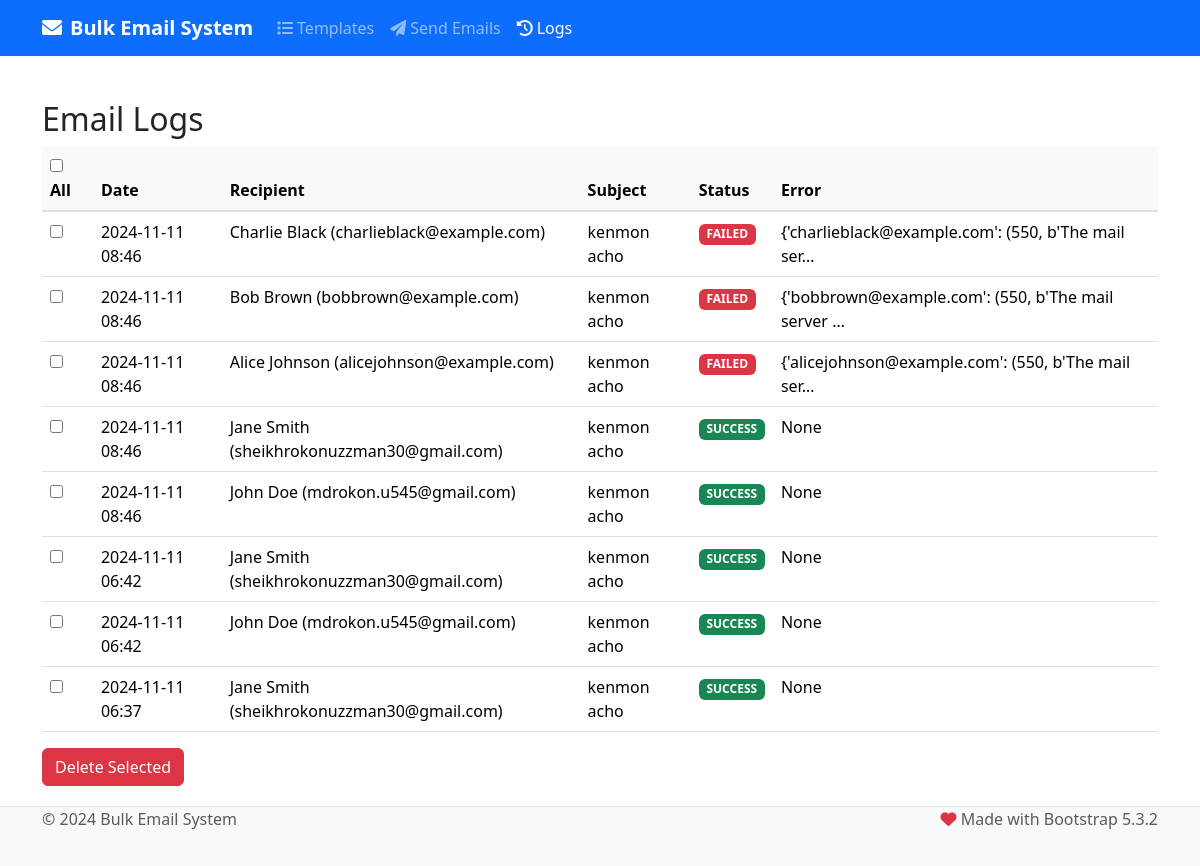
Before: /logs/ with the older database file.
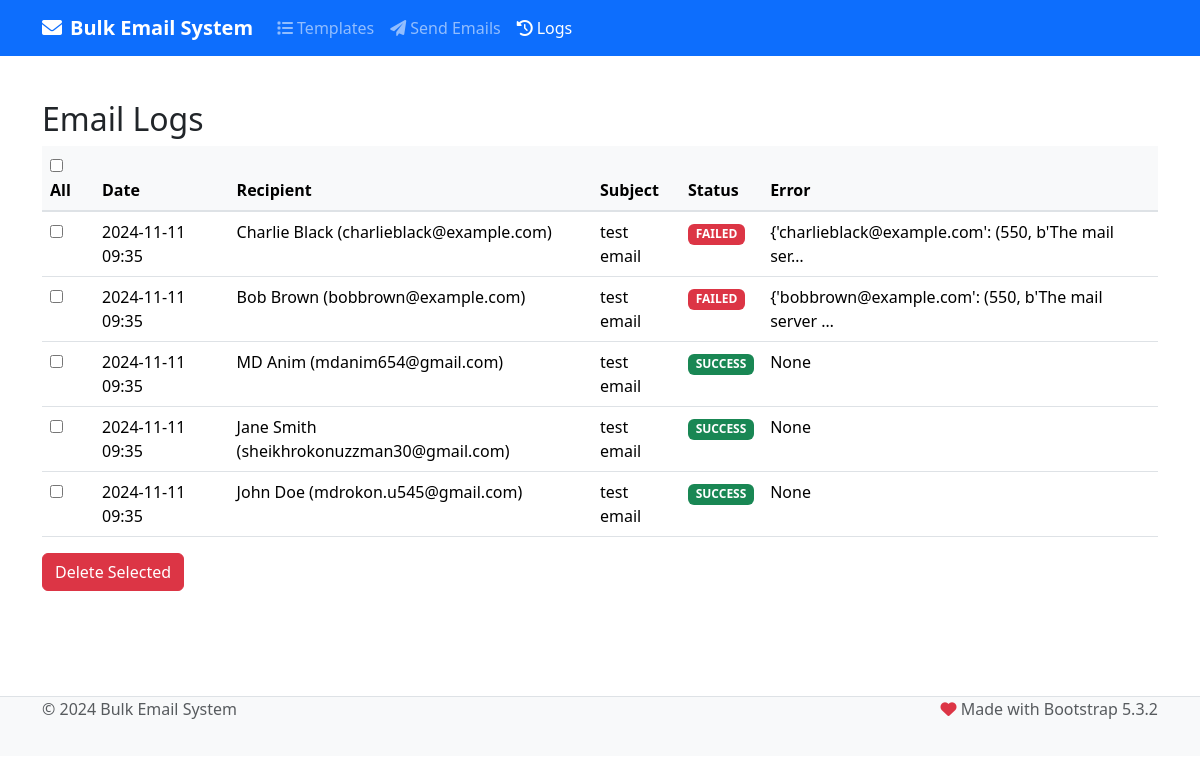
After: the same page with the newer database file.
### main/models.py (models this page shows)
class EmailLog(models.Model):
    subject = models.CharField(max_length=200)
    recipient_email = models.EmailField()
    recipient_name = models.CharField(max_length=100)
    body = models.TextField()
    sent_at = models.DateTimeField(auto_now_add=True)
    status = models.CharField(max_length=20, choices=[
        ('SUCCESS', 'Success'),
        ('FAILED', 'Failed')
    ])
    error_message = models.TextField(null=True, blank=True)

### main/views.py (the view)
# urls.py: path('logs/', views.email_logs, name='email_logs'),
def email_logs(request):
    logs = EmailLog.objects.all().order_by('-sent_at')
    return render(request, 'emails/email_logs.html', {'logs': logs})

### main/templates/emails/email_logs.html (shortened to what this page needs)
{% extends 'base.html' %}
{% block content %}
<div class="container mt-4">
    <h2>Email Logs</h2>
    <form method="post" action="{% url 'delete_selected_email_logs' %}">
        <table class="table">
            <thead>
                <tr>
                    <th><input type="checkbox" id="select_all"> All</th>
                    <th>Date</th>
                    <th>Recipient</th>
                    <th>Subject</th>
                    <th>Status</th>
                    <th>Error</th>
                </tr>
            </thead>
            <tbody>
                {% for log in logs %}
                <tr>
                    <td><input type="checkbox" name="log_ids" value="{{ log.id }}"></td>
                    <td>{{ log.sent_at|date:"Y-m-d H:i" }}</td>
                    <td>{{ log.recipient_name }} ({{ log.recipient_email }})</td>
                    <td>{{ log.subject }}</td>
                    <td>
                        <span class="badge {% if log.status == 'SUCCESS' %}bg-success{% else %}bg-danger{% endif %}">
                            {{ log.status }}
                        </span>
                    </td>
                    <td>{{ log.error_message|truncatechars:50 }}</td>
                </tr>
                {% endfor %}
            </tbody>
        </table>
        <button type="submit" class="btn btn-danger">Delete Selected</button>
    </form>
</div>
{% endblock %}

### main/templates/base.html (shortened to what this page needs)
<!DOCTYPE html>
<html lang="en">
<head>
    <link href="https://cdn.jsdelivr.net/npm/bootstrap@5.3.2/dist/css/bootstrap.min.css" rel="stylesheet">
    <link href="https://cdnjs.cloudflare.com/ajax/libs/font-awesome/6.0.0/css/all.min.css" rel="stylesheet">
</head>
<body>
    <nav class="navbar navbar-expand-lg navbar-dark bg-primary">
        <div class="container">
            <a class="navbar-brand" href="{% url 'template_list' %}">
                <i class="fas fa-envelope me-2"></i>Bulk Email System
            </a>
            <div class="collapse navbar-collapse" id="navbarNav">
                <ul class="navbar-nav">
                    <li class="nav-item">
                        <a class="nav-link {% if request.resolver_match.url_name == 'template_list' %}active{% endif %}"
                           href="{% url 'template_list' %}">
                            <i class="fas fa-list me-1"></i>Templates
                        </a>
                    </li>
                    <li class="nav-item">
                        <a class="nav-link {% if request.resolver_match.url_name == 'send_bulk_email' %}active{% endif %}"
                           href="{% url 'send_bulk_email' %}">
                            <i class="fas fa-paper-plane me-1"></i>Send Emails
                        </a>
                    </li>
                    <li class="nav-item">
                        <a class="nav-link {% if request.resolver_match.url_name == 'email_logs' %}active{% endif %}"
                           href="{% url 'email_logs' %}">
                            <i class="fas fa-history me-1"></i>Logs
                        </a>
                    </li>
                </ul>
            </div>
        </div>
    </nav>
    <div class="content-wrapper">
        {% block content %}
        {% endblock %}
    </div>
    <footer class="footer">
        <div class="container">
            <div class="d-flex justify-content-between align-items-center h-100">
                <span class="text-muted">© {% now "Y" %} Bulk Email System</span>
                <span class="text-muted">
                    <i class="fas fa-heart text-danger"></i> Made with Bootstrap 5.3.2
                </span>
            </div>
        </div>
    </footer>
</body>
</html>

### main/templates/base.html (style rules this page uses)
.navbar-brand { font-weight: bold; }
.content-wrapper { min-height: calc(100vh - 160px); padding: 20px 0; }
.footer { height: 60px; background-color: #f8f9fa; border-top: 1px solid #dee2e6; }
.table thead th { background-color: #f8f9fa; border-bottom: 2px solid #dee2e6; }

Changed rows visible on the page:
removed EmailLog: sent_at "2024-11-11 08:46", recipient_name "Charlie Black", recipient_email "charlieblack@example.com", subject "kenmon acho", status "FAILED", error_message "{'charlieblack@example.com': (550, b'The mail ser…"
removed EmailLog: sent_at "2024-11-11 08:46", recipient_name "Bob Brown", recipient_email "bobbrown@example.com", subject "kenmon acho", status "FAILED", error_message "{'bobbrown@example.com': (550, b'The mail server …"
removed EmailLog: sent_at "2024-11-11 08:46", recipient_name "Alice Johnson", recipient_email "alicejohnson@example.com", subject "kenmon acho", status "FAILED", error_message "{'alicejohnson@example.com': (550, b'The mail ser…"
removed EmailLog: sent_at "2024-11-11 08:46", recipient_name "Jane Smith", recipient_email "sheikhrokonuzzman30@gmail.com", subject "kenmon acho", status "SUCCESS", error_message "None"
removed EmailLog: sent_at "2024-11-11 08:46", recipient_name "John Doe", recipient_email "mdrokon.u545@gmail.com", subject "kenmon acho", status "SUCCESS", error_message "None"
removed EmailLog: sent_at "2024-11-11 06:42", recipient_name "Jane Smith", recipient_email "sheikhrokonuzzman30@gmail.com", subject "kenmon acho", status "SUCCESS", error_message "None"
removed EmailLog: sent_at "2024-11-11 06:42", recipient_name "John Doe", recipient_email "mdrokon.u545@gmail.com", subject "kenmon acho", status "SUCCESS", error_message "None"
removed EmailLog: sent_at "2024-11-11 06:37", recipient_name "Jane Smith", recipient_email "sheikhrokonuzzman30@gmail.com", subject "kenmon acho", status "SUCCESS", error_message "None"
added EmailLog: sent_at "2024-11-11 09:35", recipient_name "Charlie Black", recipient_email "charlieblack@example.com", subject "test email", status "FAILED", error_message "{'charlieblack@example.com': (550, b'The mail ser…"
added EmailLog: sent_at "2024-11-11 09:35", recipient_name "Bob Brown", recipient_email "bobbrown@example.com", subject "test email", status "FAILED", error_message "{'bobbrown@example.com': (550, b'The mail server …"
added EmailLog: sent_at "2024-11-11 09:35", recipient_name "MD Anim", recipient_email "mdanim654@gmail.com", subject "test email", status "SUCCESS", error_message "None"
added EmailLog: sent_at "2024-11-11 09:35", recipient_name "Jane Smith", recipient_email "sheikhrokonuzzman30@gmail.com", subject "test email", status "SUCCESS", error_message "None"
added EmailLog: sent_at "2024-11-11 09:35", recipient_name "John Doe", recipient_email "mdrokon.u545@gmail.com", subject "test email", status "SUCCESS", error_message "None"
